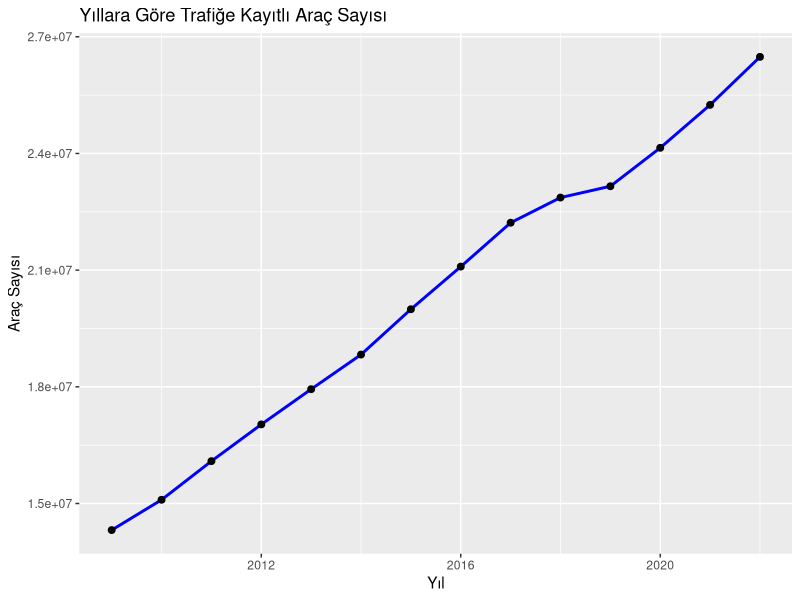
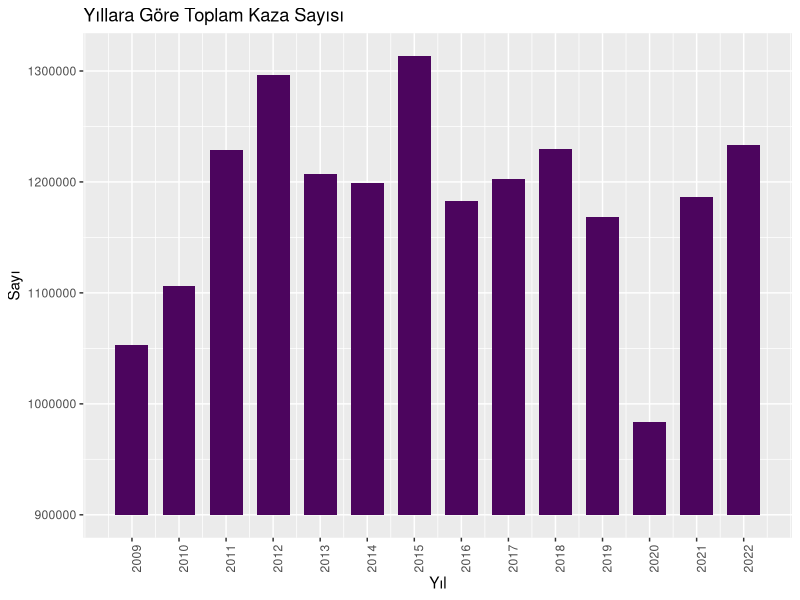

The R source for these figures, in order:
## ---- chunk 1
#| code-fold: true
#| code-summary: "Kodu görüntüle"
# Gerekli Kütüphaneler
#install.packages("tidyverse")  # Veri işleme ve görselleştirme
#install.packages("readxl")     # Excel dosyalarını okuma
#install.packages("ggplot2")    # Görselleştirme
#install.packages("gridExtra")    # Görselleştirme (subplot)

library(tidyverse)
library(readxl)
library(ggplot2)
library(gridExtra)

# Veriyi okuma
total_2009_2022 <- read_excel("trafige_kayitli_arac_kaza_olu_ve_yarali_sayisi_2009_2022.xls")
iller_2022 <- read_excel("illere_gore_trafik_kaza_olu_ve_yarali_sayisi_2022.xls")
iller_2021 <- read_excel("illere_gore_trafik_kaza_olu_ve_yarali_sayisi_2021.xls")
kusurlar_2022 <- read_excel("olumlu_yaralanmali_kazaya_neden_olan_kusurlar_2022.xls")
kusurlar_2021 <- read_excel("olumlu_yaralanmali_kazaya_neden_olan_kusurlar_2021.xls")

# Veri (sütun) isimlerini R tarafından okunabilir şekilde düzünleme
names(total_2009_2022) <- make.names(names(total_2009_2022), unique = TRUE)
names(iller_2022) <- make.names(names(iller_2022), unique = TRUE)
names(iller_2021) <- make.names(names(iller_2021), unique = TRUE)
names(kusurlar_2022) <- make.names(names(kusurlar_2022), unique = TRUE)
names(kusurlar_2021) <- make.names(names(kusurlar_2021), unique = TRUE)
# Türkiye'nin coğrafi bölgelerine göre şehirlerin listesini oluşturma
turkiye_bolgeler <- list(
  "Marmara" = c("İstanbul", "Kocaeli", "Bursa", "Balıkesir", "Çanakkale", "Yalova", "Bilecik", "Edirne", "Kırklareli", "Tekirdağ", "Sakarya"),
  "Ege" = c("İzmir", "Aydın", "Muğla", "Manisa", "Denizli", "Uşak", "Afyonkarahisar", "Kütahya"),
  "Akdeniz" = c("Antalya", "Mersin", "Adana", "Hatay", "Isparta", "Burdur", "Osmaniye", "Kahramanmaraş"),
  "İç Anadolu" = c("Ankara", "Konya", "Eskişehir", "Kayseri", "Nevşehir", "Kırşehir", "Aksaray", "Kırıkkale", "Yozgat", "Niğde", "Karaman", "Sivas", "Çankırı"),
  "Doğu Anadolu" = c("Van", "Erzurum", "Ağrı", "Malatya", "Bingöl", "Elazığ", "Tunceli", "Erzincan", "Muş", "Hakkari", "Iğdır", "Ardahan", "Bitlis", "Şırnak", "Kars"),
  "Güneydoğu Anadolu" = c("Diyarbakır", "Şanlıurfa", "Gaziantep", "Mardin", "Adıyaman", "Kilis", "Batman", "Siirt"),
  "Karadeniz" = c("Zonguldak", "Bartın", "Karabük", "Kastamonu", "Sinop","Samsun", "Ordu", "Giresun", "Trabzon", "Rize", "Artvin", "Bolu", "Çorum", "Tokat", "Amasya", "Bayburt", "Gümüşhane", "Düzce")
)

# Şehirleri bölgelere göre ayırma (fonksiyon)
bolge_bolme <- function(province) {
  bolge <- NA
  for (bolge_adi in names(turkiye_bolgeler)) {
    if (province %in% turkiye_bolgeler[[bolge_adi]]) {
      bolge <- bolge_adi
      break
    }
  }
  return(bolge)
}

# Fonksiyonu listelere uygulama
iller_2021$Region <- sapply(iller_2021$X.Province, bolge_bolme)
iller_2022$Region <- sapply(iller_2022$X.Province, bolge_bolme)

# Verinin kısa özeti
head(total_2009_2022, 14)  # İlk birkaç satırı inceleme


# Line Plot - Araç Sayılarının Yıllara Göre Değişimi
ggplot(total_2009_2022, aes(x = Year, y = Number.of.vehicles.registered.to.traffic, group = 1)) +
  geom_line(color = "blue", size = 1) +
  geom_point(size = 2) +
  labs(title = "Yıllara Göre Trafiğe Kayıtlı Araç Sayısı", x = "Yıl", y = "Araç Sayısı")

## ---- chunk 2
#| code-fold: true
#| code-summary: "Kodu görüntüle"
# Bar Plot - Kazaların Yıllara Göre Değişimi
ggplot(total_2009_2022, aes(x = Year, y = Total.number.of.accidents)) +
  geom_bar(stat = "identity", position = position_dodge(), width = 0.7, fill = "#4C055E") + 
  scale_y_continuous(limits = c(9e+05, NA), oob = scales::oob_squish) + 
  theme(axis.text.x = element_text(angle = 90, hjust = 0.5)) +
  scale_x_continuous(breaks = seq(min(total_2009_2022$Year), max(total_2009_2022$Year), by = 1), labels = as.character(seq(min(total_2009_2022$Year), max(total_2009_2022$Year), by = 1))) +
  labs(title = "Yıllara Göre Toplam Kaza Sayısı", 
       x = "Yıl", y = "Sayı")
